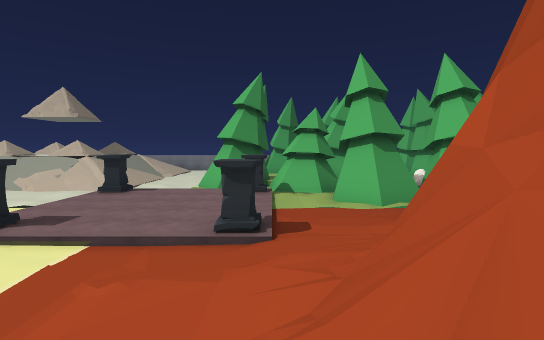
view 1 (above)

24 first-person views from a walk through a Unity game level. The camera is 1.4 m above the floor, tilts 4° down and sees 85° across. The floor is counted in squares, 2 m on a side. Each view is taken from the middle of a square. On the plan, view 1 faces up. The plan holds only what a view shows up to about 10 squares ahead; the rest is blank. The place goes on beyond the plan. The player character is not drawn. Some surface patterns are stand-ins.

view 2
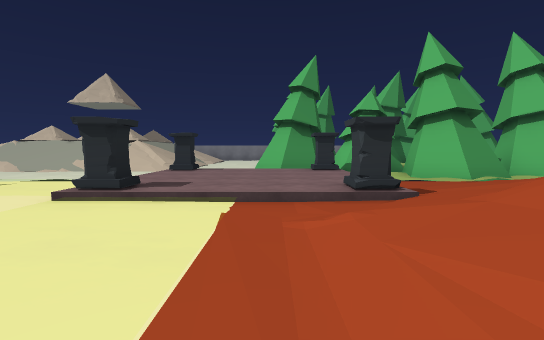

view 3
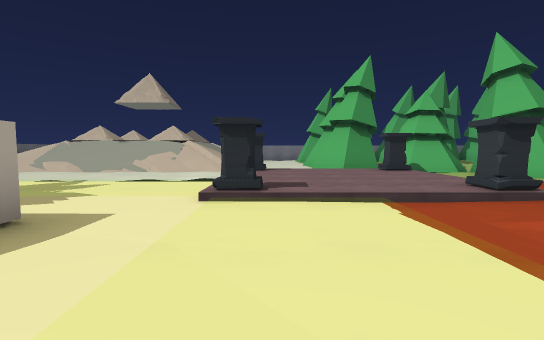

view 4
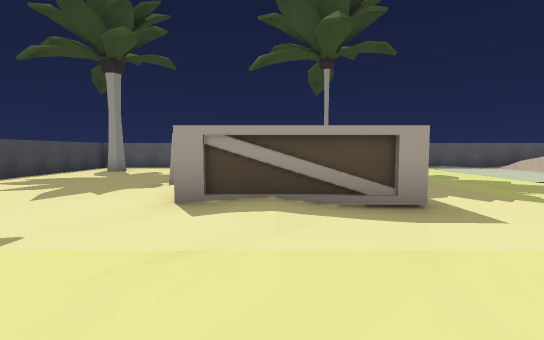

view 5
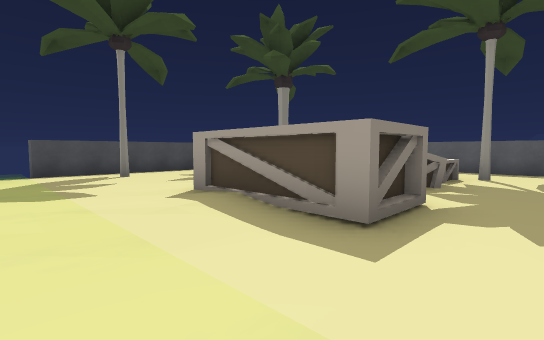

view 6
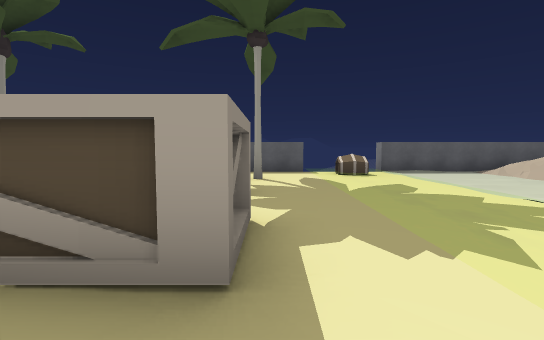

view 7
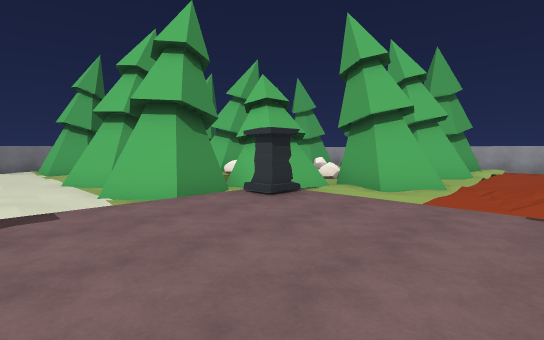

view 8
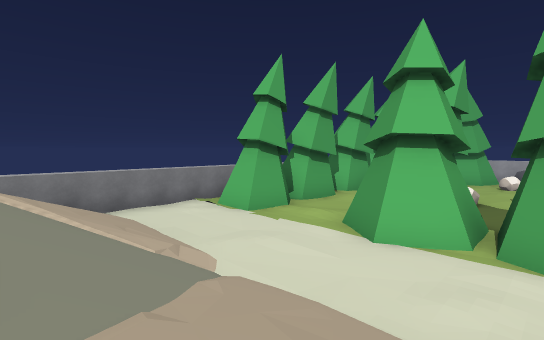

view 9
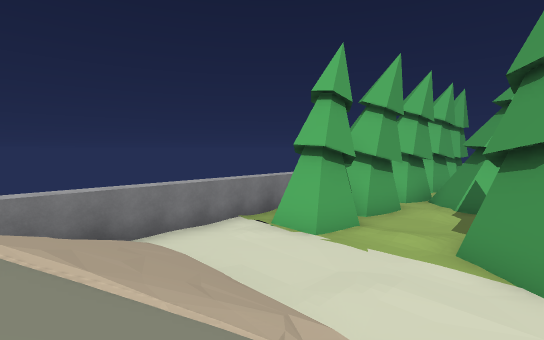

view 10
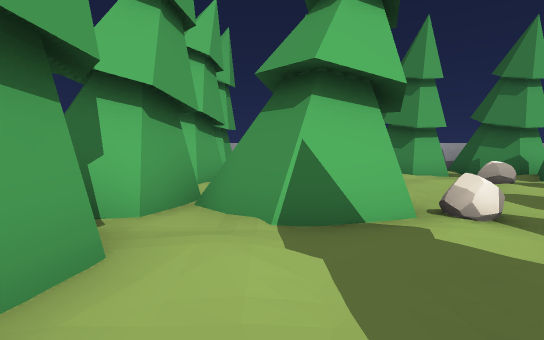

view 11
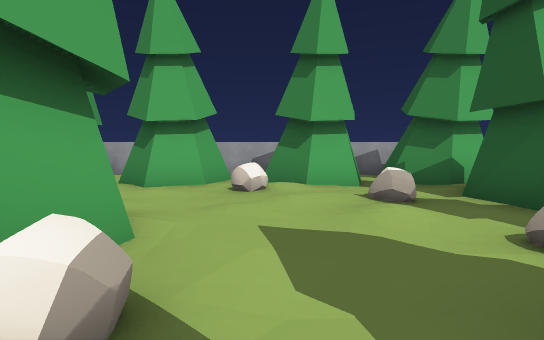

view 12
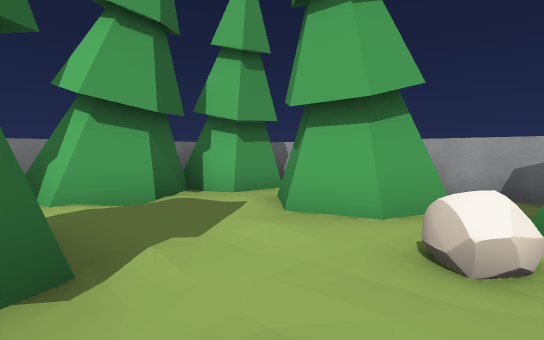

view 13
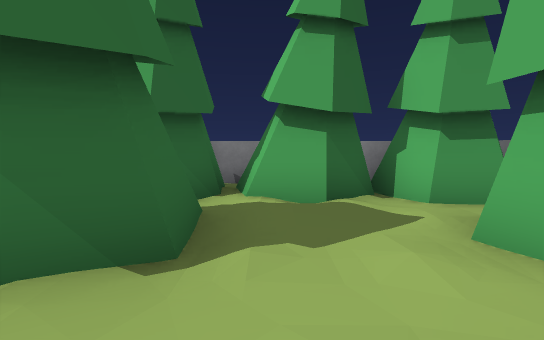

view 14
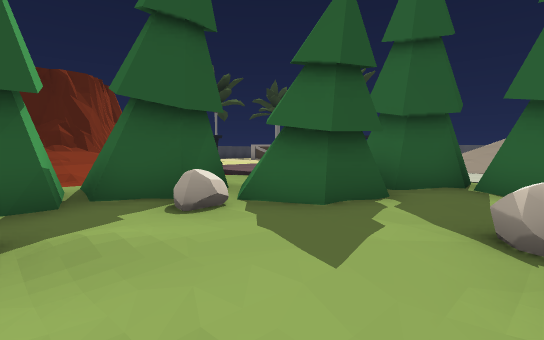

view 15
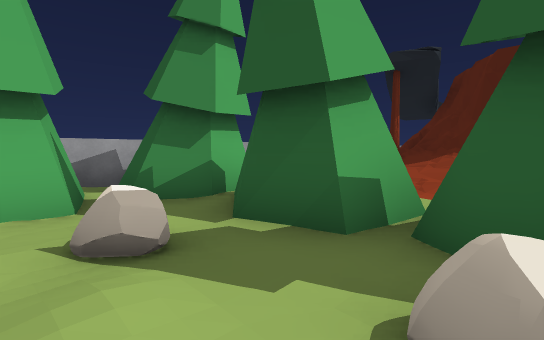

view 16
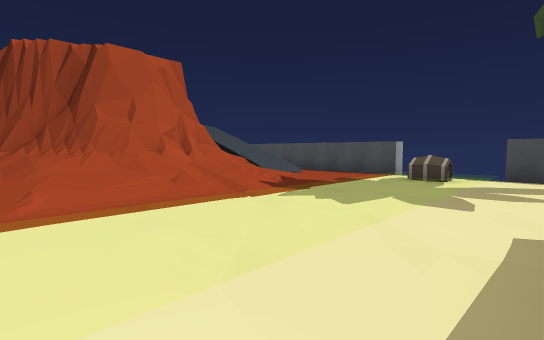

view 17
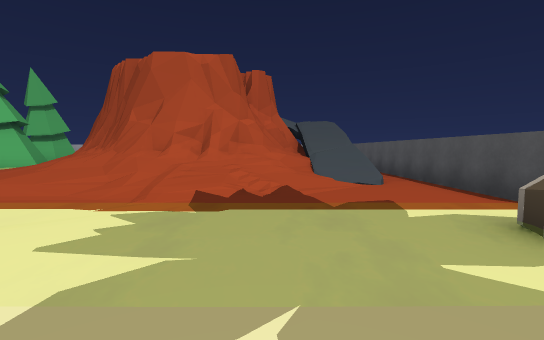

view 18
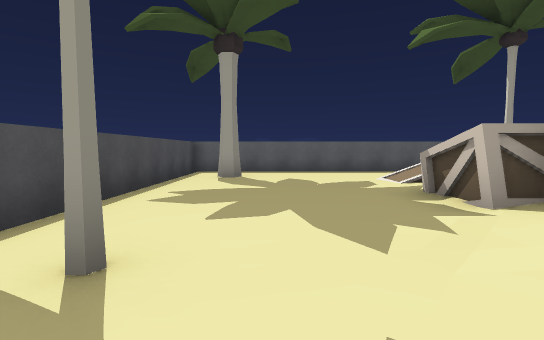

view 19
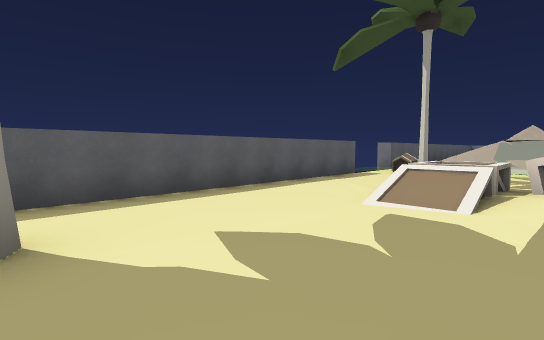

view 20
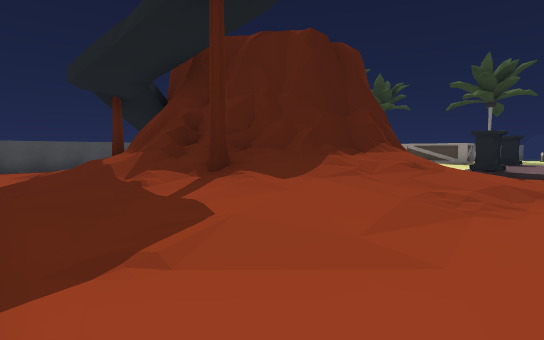

view 21
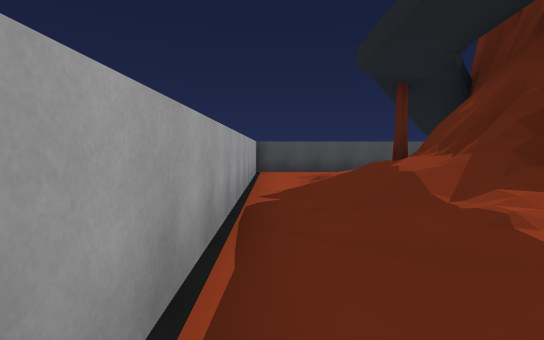

view 22
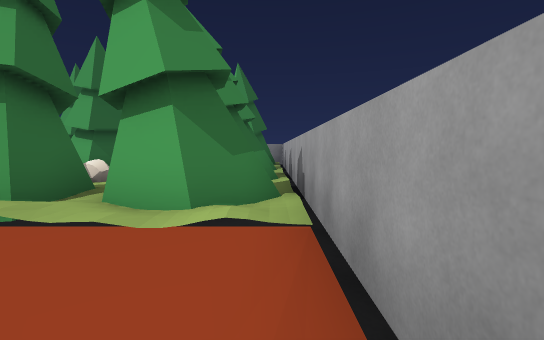

view 23
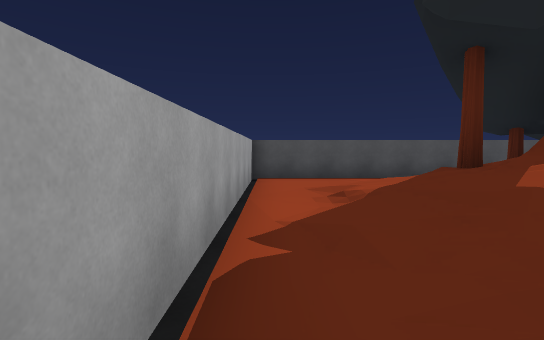

view 24
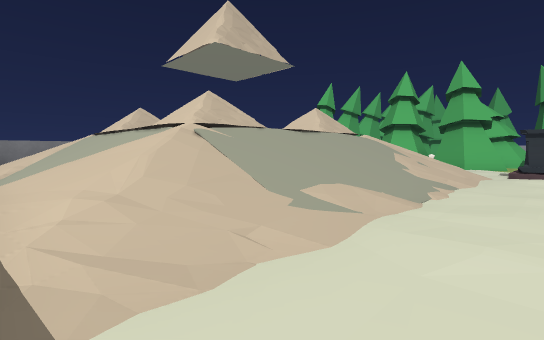

### Floor plan
Key: @ floor where view 1 was taken; # wall or solid block; x gap in a wall; . main floor; : floor 0.25 m higher than the main floor; + floor 0.5 m higher than the main floor; * floor 1 m higher than the main floor; % floor 2 m higher than the main floor; & floor 2.25 m higher than the main floor; / step, stairs or slope; = window, fence, low wall or low ledge; ~ water the walk can cross; ≈ water the walk keeps out of; ^ raised ledge; T pine tree; P pillar; A palm tree; C crate; R rock; Y pyramid; O other object.
Columns run from 15 left of view 1 to 10 right of it. Each row starts with its distance up from view 1.
 19  ###    #######    #####
 18          /....T  TTTTT   #
 17  //     ///..TTTTT##T#T T#
 16  //     ///..T..:.T.:T.T #
 15  ///Y   ///.....:TTT...TT#
 14  //%    //...TT..T##..# T#
 13  ///    ///..T#T.RT....T=#
 12 #////%% ///..TT...:::R/T #
 11 #//////////..TT.T/....T T#
 10 #//////////..TTTTTR.R..T #
  9 #.........P/::/PTTT.T.TTT#
  8 #........./::::/.##T#T##T#
  7 #.........:::::../T.TT:T:#
  6  ~~~~~~~~~:::::..........#
  5 ≈OO~~~~~~~:::::/:+++:::..#
  4 x.........P~~./P+////++:.#
  3 #..A.......~~./+/#^^#/+..#
  2 #..CCCCOO..~~.+/=^  ^#/:.#
  1 #...CCCCO:.~~./=^    ##+.#
  0 #..C/:CCO:.~~./@^   ###+.#
 -1 #..........~~.+/#^^ ##*/.#
 -2 #..........~~.///=###/#/.#
 -3 #..........~~..:/==   +:.#
 -4 #.A.....A..O~../*/&   ...#
 -5 #..........O~.....    ...#
 -6  #########x≈≈############

Positions as (right, up) in squares from view 1, and headings:
1: (0, 0), facing up
2: (-2, 0), facing up
3: (-4, 0), facing up
4: (-3, 1), facing left
5: (-4, 4), facing down-left
6: (-5, 3), facing left
7: (-4, 5), facing up-right
8: (-7, 11), facing up-right
9: (-7, 13), facing up-right
10: (-1, 15), facing right
11: (1, 12), facing right
12: (4, 12), facing up-right
13: (5, 12), facing up
14: (5, 13), facing down-left
15: (3, 11), facing down-right
16: (-6, 3), facing down-right
17: (-6, -2), facing right
18: (-5, -3), facing left
19: (-10, -4), facing up-left
20: (9, 6), facing down-left
21: (9, 4), facing down
22: (9, 4), facing up
23: (9, 2), facing down
24: (-14, 8), facing up-right
